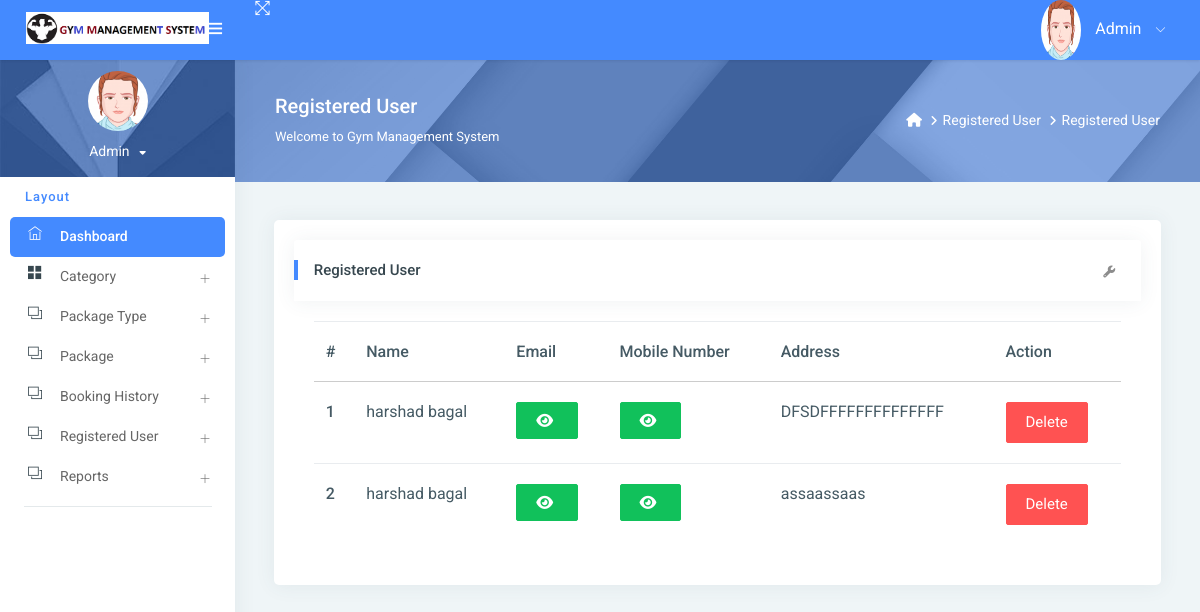
/reg_user/ (signed in), run on an earlier commit of the app's database.
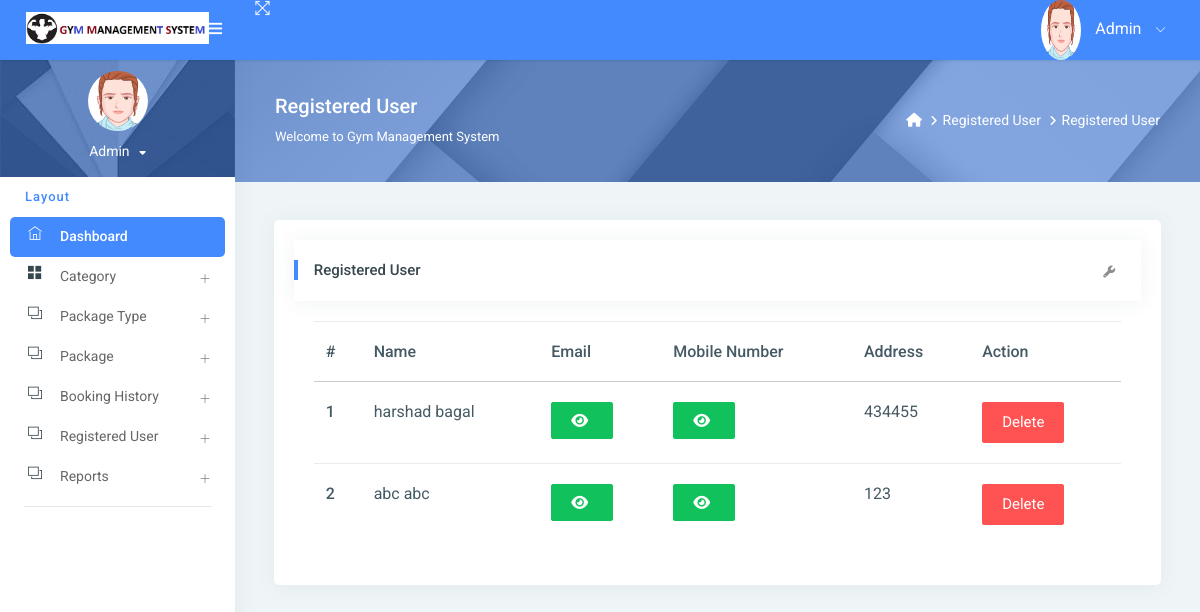
And on a later commit of the database.
### gym/models.py (models this page shows, shortened)
class Signup(models.Model):
    user = models.ForeignKey(User, on_delete=models.CASCADE, null=True)
    mobile = models.CharField(max_length=15, null=True)
    state = models.CharField(max_length=150, null=True)
    city = models.CharField(max_length=150, null=True)
    address = models.CharField(max_length=200, null=True)
    creationdate = models.DateTimeField(auto_now_add=True)

### gym/views.py (the view)
# urls.py: path('reg_user/', reg_user, name="reg_user"),
@login_required(login_url='/admin_login/')
def reg_user(request):
    data = Signup.objects.all()
    d = {'data': data}
    return render(request, "admin/reg_user.html", locals())

### gym/templates/admin/reg_user.html (shortened to what the changed rows need)
{% extends 'admin_base.html' %}
{% load static %}
{% block main %}
<link rel="stylesheet" href="https://cdnjs.cloudflare.com/ajax/libs/font-awesome/6.2.0/css/all.min.css" />
<div class="pcoded-inner-content">
    <div class="main-body">
        <div class="page-wrapper">
            <div class="page-body">
                <div class="row">
                    <div class="col-md-12">
                        <div class="card">
                            <div class="card-block">
                                <div class="card-block table-border-style">
                                    <div class="table-responsive">
                                        <table class="table">
                                            <thead>
                                            <tr>
                                                <th>#</th>
                                                <th>Name</th>
                                                <th>Email</th>
                                                <th>Mobile Number</th>
                                                <th>Address</th>
                                                <th>Action</th>
                                            </tr>
                                            </thead>
                                            <tbody>
                                            {% for i in data %}
                                            <tr>
                                                <th scope="row">{{forloop.counter}}</th>
                                                <td>{{i.user.first_name}} {{i.user.last_name}}</td>
                                                 <td><span id="email-{{forloop.counter}}" class="password">{{i.user.username}}</span>
                                                     <button type="button" class="btn btn-success" id="email-btn-{{forloop.counter}}" onclick="togglePassword('email-{{forloop.counter}}', this.id)"><i class="fa fa-eye"></i></button>
                                                 </td>
                                                 <td>
                                                    <button type="button" class="btn btn-success" id="mobile-btn-{{forloop.counter}}" onclick="togglePassword('mobile-{{forloop.counter}}', this.id)"><i class="fa fa-eye"></i></button>
                                                  </td>
                                                <td>{{i.address}}</td>
                                                <td>
                                                    <a href="{% url 'delete_user' i.id %}"
                                                       onclick="return confirm('Are you sure to Delete')"
                                                       class="btn btn-danger">Delete</a>
                                                </td>
                                            </tr>
                                            {% endfor %}
                                            </tbody>
                                        </table>
                                    </div>
                                </div>
                            </div>
                        </div>
                    </div>
                </div>
            </div>
        </div>
    </div>
</div>
{% endblock %}

What changed in the data, as far as the page shows it:
removed Signup: user.first_name "harshad", user.last_name "bagal", address "DFSDFFFFFFFFFFFFFF"
removed Signup: user.first_name "harshad", user.last_name "bagal", address "assaassaas"
added Signup: user.first_name "harshad", user.last_name "bagal", address "434455"
added Signup: user.first_name "abc", user.last_name "abc", address "123"
